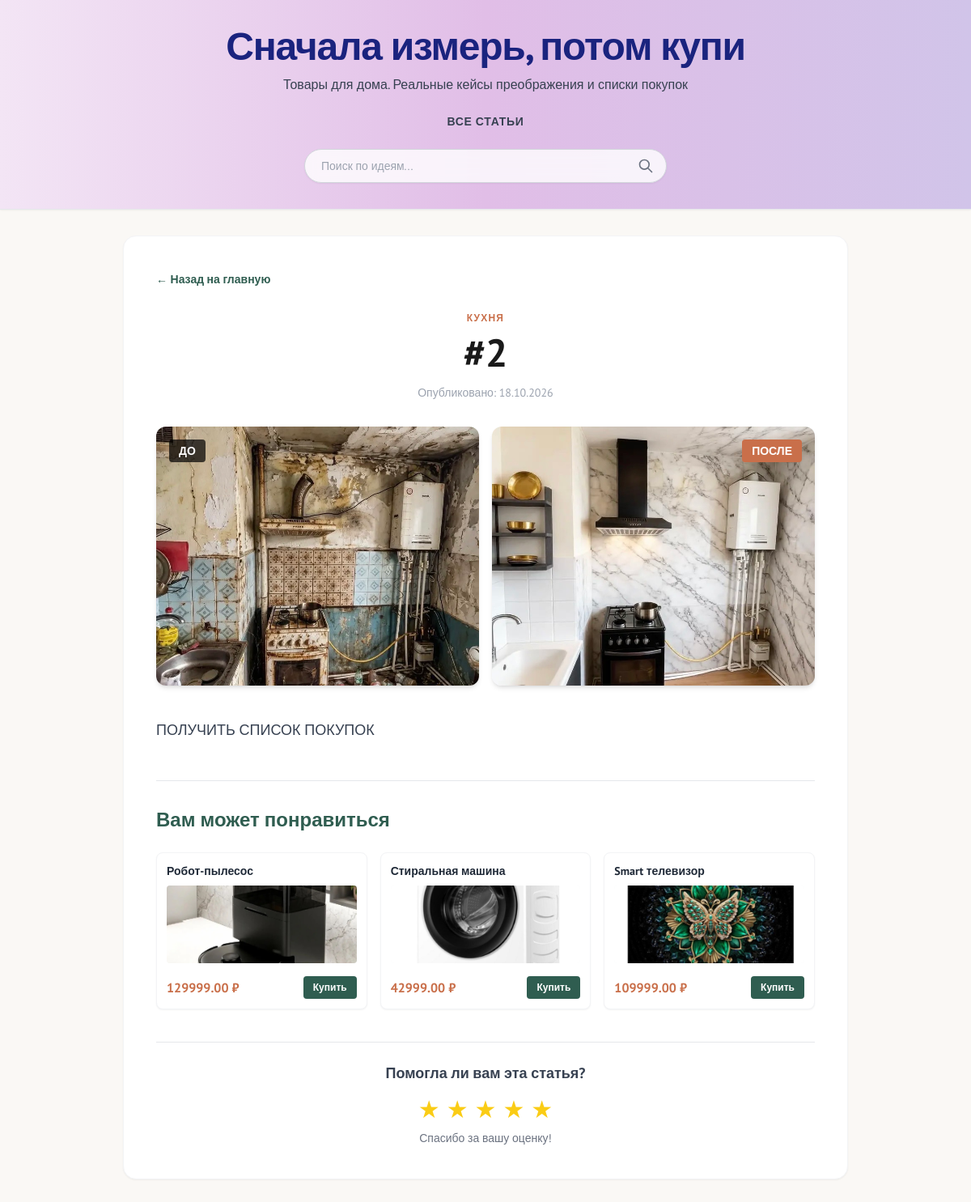
Page /article/3/ on the committed database.
### articles/models.py (models this page shows, shortened)
class Article(models.Model):
    title = models.CharField(max_length=200)
    text = models.TextField()
    image_before = models.ImageField(upload_to='articles_images/', blank=True, null=True, verbose_name="Фото ДО")
    image_after = models.ImageField(upload_to='articles_images/', blank=True, null=True, verbose_name="Фото ПОСЛЕ")
    category = models.ForeignKey(Category, on_delete=models.SET_NULL, null=True, blank=True, verbose_name="Категория")
    created_at = models.DateTimeField(auto_now_add=True)
    likes = models.IntegerField(default=0, verbose_name="Лайки")
    rating = models.IntegerField(default=0, verbose_name="Рейтинг") # <-- НОВАЯ СТРОКА

class Category(models.Model):
    name = models.CharField(max_length=100, verbose_name="Название")
    slug = models.SlugField(unique=True, verbose_name="URL-имя")
    class Meta:
        verbose_name = "Категория"
        verbose_name_plural = "Категории"

class Product(models.Model):
    article = models.ForeignKey(Article, on_delete=models.CASCADE, related_name='products', null=True, blank=True)
    name = models.CharField(max_length=200, verbose_name="Название товара")
    price = models.DecimalField(max_digits=10, decimal_places=2, verbose_name="Цена (руб)")
    link = models.URLField(max_length=500, verbose_name="Партнёрская ссылка")
    image = models.ImageField(upload_to='product_images/', blank=True, null=True, verbose_name="Фото товара")
    RECIPIENT_CHOICES = [('mom', 'Маме'), ('dad', 'Папе'), ('friend', 'Другу'), ('self', 'Себе'), ('grandfather', 'Дедушке'), ('grandmother', 'Бабушке'), ('pet', 'Домашнему питомцу'), ('beloved', 'Любимой/Любимому')]
    OCCASION_CHOICES = [('march8', '8 Марта'), ('feb23', '23 Февраля'), ('housewarming', 'Новоселье'), ('birthday', 'День Рождения'), ('newyear', 'Новый год'), ('halloween', 'Хеллоуин'), ('easter', 'Пасха'), ('14feb', '14 Февраля')]
    recipient = models.CharField(max_length=20, choices=RECIPIENT_CHOICES, blank=True, null=True, verbose_name="Кому")
    occasion = models.CharField(max_length=20, choices=OCCASION_CHOICES, blank=True, null=True, verbose_name="Повод")
    promo_code = models.CharField(max_length=50, blank=True, null=True, verbose_name="Промокод на скидку")

### articles/views.py (the view)
# urls.py: path('article/<int:pk>/', views.article_detail, name='article_detail'),
def article_detail(request, pk):
    article = get_object_or_404(Article, pk=pk)
    related_products = Product.objects.exclude(article=article).order_by('?')[:3]
    return render(request, 'article_detail.html', {
        'article': article,
        'related_products': related_products
    })

### articles/templates/article_detail.html (shortened to what this page needs)
{% extends 'base.html' %}
{% block content %}
<article class="max-w-4xl mx-auto bg-white rounded-2xl shadow-sm p-6 md:p-10 border border-gray-100">
    <a href="{% url 'home' %}" class="text-[#2F5D50] font-semibold hover:underline mb-6 inline-block text-sm">← Назад на главную</a>
    <div class="text-center mb-8">
        {% if article.category %}
            <span class="text-xs font-bold text-[#C96F4A] uppercase tracking-widest">{{ article.category.name }}</span>
        {% endif %}
        <h1 class="text-3xl md:text-5xl font-black mt-2 mb-4 font-serif">{{ article.title }}</h1>
        <p class="text-gray-400 text-sm">Опубликовано: {{ article.created_at|date:"d.m.Y" }}</p>
    </div>
    {% if article.image_before and article.image_after %}
    <div class="grid grid-cols-1 md:grid-cols-2 gap-4 mb-10 max-w-4xl mx-auto">
        <div class="relative rounded-xl overflow-hidden shadow-md h-64 md:h-80">
            <span class="absolute top-4 left-4 bg-black/70 text-white px-3 py-1 text-sm font-bold rounded z-10">ДО</span>
            <img src="{{ article.image_before.url }}" alt="До" class="w-full h-full object-cover">
        </div>
        <div class="relative rounded-xl overflow-hidden shadow-md h-64 md:h-80">
            <span class="absolute top-4 right-4 bg-[#C96F4A] text-white px-3 py-1 text-sm font-bold rounded z-10">ПОСЛЕ</span>
            <img src="{{ article.image_after.url }}" alt="После" class="w-full h-full object-cover">
        </div>
    </div>
    {% endif %}
    <div class="prose prose-lg max-w-none text-gray-700 leading-relaxed mb-12">
        {{ article.text|linebreaks }}
    </div>
    {% if related_products %}
    <div class="mt-12 pt-8 border-t border-gray-200">
        <h3 class="text-2xl font-bold font-serif mb-6 text-[#2F5D50]">Вам может понравиться</h3>
        <div class="grid grid-cols-1 md:grid-cols-3 gap-4">
            {% for product in related_products %}
            <div class="bg-white rounded-lg shadow-sm border border-gray-100 p-3 flex flex-col justify-between hover:shadow-md transition">
                <div>
                    <h4 class="font-bold text-gray-800 text-sm mb-2">{{ product.name }}</h4>
                    <div class="h-24 bg-gray-50 rounded mb-3 overflow-hidden flex items-center justify-center">
                        {% if product.image %}
                            <img src="{{ product.image.url }}" alt="{{ product.name }}" class="w-full h-full object-cover">
                        {% else %}
                            <span class="text-gray-400 text-xs">Фото</span>
                        {% endif %}
                    </div>
                </div>
                <div class="flex items-center justify-between mt-1">
                    <span class="text-[#C96F4A] font-bold text-base">{{ product.price }} ₽</span>
                    <a href="{{ product.link }}" target="_blank" rel="nofollow" class="bg-[#2F5D50] text-white px-3 py-1.5 rounded text-xs font-bold hover:bg-black transition">
                        Купить
                    </a>
                </div>
            </div>
            {% endfor %}
        </div>
    </div>
    {% endif %}
    <div class="mt-10 pt-6 border-t border-gray-200 flex flex-col items-center">
        <p class="text-lg font-bold mb-3 text-gray-700">Помогла ли вам эта статья?</p>
        <div class="flex gap-2 text-3xl cursor-pointer" id="star-rating">
            <span class="star hover:text-yellow-400 transition" data-value="1">★</span>
            <span class="star hover:text-yellow-400 transition" data-value="2">★</span>
            <span class="star hover:text-yellow-400 transition" data-value="3">★</span>
            <span class="star hover:text-yellow-400 transition" data-value="4">★</span>
            <span class="star hover:text-yellow-400 transition" data-value="5">★</span>
        </div>
        <p id="rating-message" class="text-sm text-gray-500 mt-2 h-5"></p>
    </div>
</article>
{% endblock %}

### articles/templates/base.html (style rules this page uses)
body, h1, h2, h3, h4, .font-serif { font-family: 'PT Sans', sans-serif !important; }

### rows in the picture
Article: category.name "КУХНЯ", title "#2", created_at "18.10.2026", image_before (picture), image_after (picture), text "ПОЛУЧИТЬ СПИСОК ПОКУПОК"
Product: name "Робот-пылесос", image (picture), price "129999.00"
Product: name "Стиральная машина", image (picture), price "42999.00"
Product: name "Smart телевизор", image (picture), price "109999.00"
